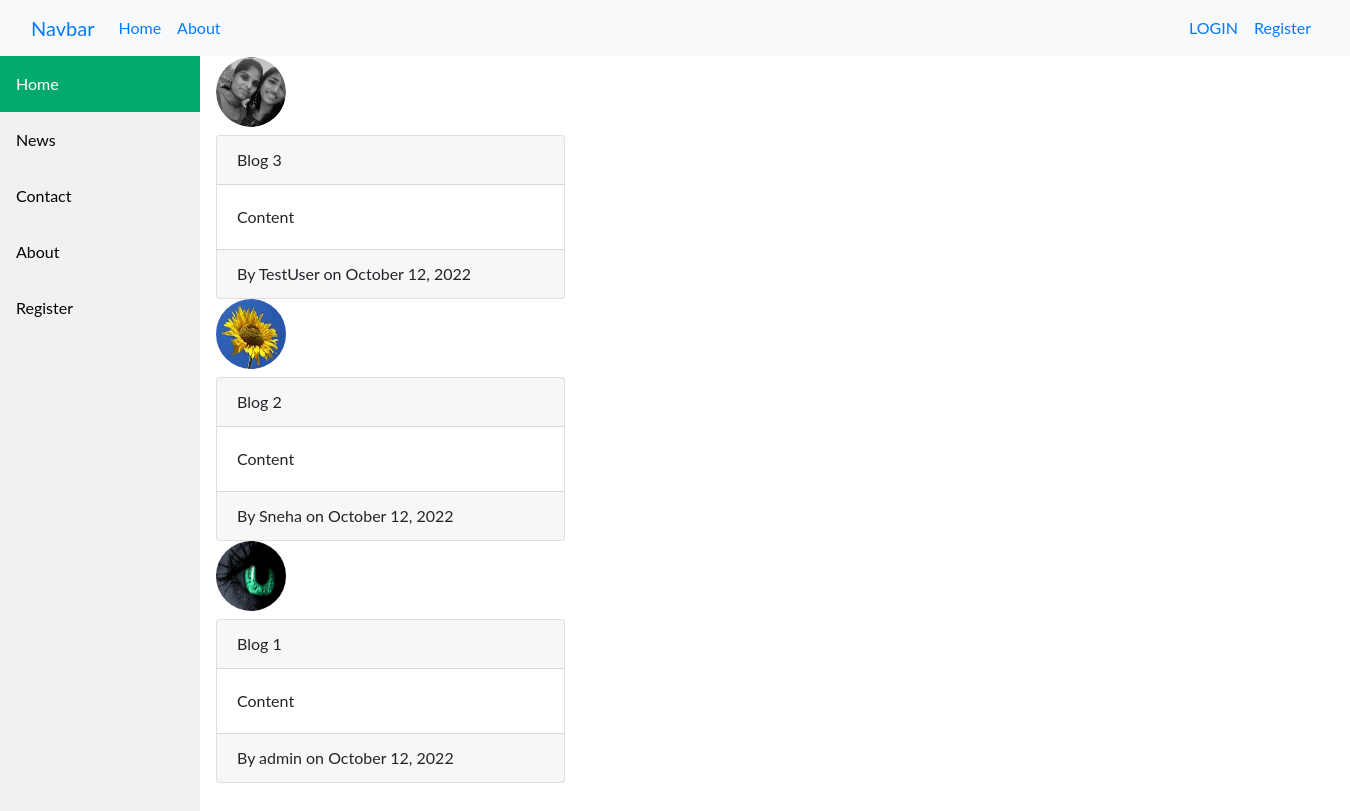
The page / on the database its author committed.
### blog/models.py (models this page shows, shortened)
class Post(models.Model):
    title=models.CharField(max_length=100)
    content=models.TextField()
    date_posted=models.DateTimeField(default=timezone.now)
    Author=models.ForeignKey(User,on_delete=models.CASCADE)

### users/models.py (models this page shows, shortened)
class Profile(models.Model):
    user=models.OneToOneField(User,on_delete=models.CASCADE)
    image=models.ImageField(default='default.jpg',upload_to='profile_pics')

### blog/views.py (the view)
# urls.py: path('' ,views.BlogListView.as_view(),name='blog'),
class BlogListView(ListView):
    model = Post
    template_name='blog/home.html' #by default 'post_list.html'
    context_object_name='posts'
    ordering=['-title']

### blog/templates/blog/home.html
{% extends "blog/base.html" %}
{% block content %}
    {% for post in posts %}
    <img class="rounded-circle article-img" width="70" height="70" src="{{ post.Author.profile.image.url }}">
    <div class="row mt-2">
  <div class="col-md-4">
    <div class="card">
        <div class="card-header">{{post.title}}</div>
        <div class="card-body">Content</div>
        <div class="card-footer">By {{post.Author}} on {{post.date_posted|date:"F d, Y"}}</div>
      </div>
  </div>
</div>
    {% endfor %}
{% endblock content %}

### blog/templates/blog/base.html (shortened to what this page needs)
{% load static %}
<!DOCTYPE html>
<html lang="en">
<head>
    <link rel="stylesheet" href="https://cdn.jsdelivr.net/npm/bootstrap@4.0.0/dist/css/bootstrap.min.css">
</head>
<body>
    <nav class="navbar navbar-expand-lg bg-light">
        <div class="container-fluid">
          <a class="navbar-brand" href="#">Navbar</a>
          <div class="collapse navbar-collapse" id="navbarNav">
            <ul class="navbar-nav">
              <li class="nav-item">
                <a class="nav-link active" aria-current="page" href="{% url 'blog' %}">Home</a>
              </li>
              <li class="nav-item">
                <a class="nav-link" href="{% url 'blog_about' %}">About</a>
              </li>
            </ul>
            <ul class=" nav-item nav navbar-nav navbar-nav ml-auto">
              {% if user.is_authenticated %}
              <a class="nav-link" href="{% url 'profile' %}">profile</a>
              <a class="nav-link" href="{% url 'logout' %}">Logout</a>
              {% else %}
              <li class="nav-item">
                <a class="nav-link" href="{% url 'login' %}">LOGIN</a>
              </li>
              <li class="nav-item">
                <a class="nav-link" href="{% url 'user_register' %}">Register</a>
              </li>
              {% endif %}
            </ul>
          </div>
        </div>
      </nav>
      <aside>
        <div class="sidebar">
          <a class="active" href="#home">Home</a>
          <a href="#news">News</a>
          <a href="#contact">Contact</a>
          <a href="#about">About</a>
          <a href="{% url 'user_register' %}">Register</a>
        </div>
      </aside>
    <div class="container content">
 {% block content %} {% endblock %}
</div>
    </body>
</html>

### blog/templates/blog/base.html (style rules this page uses)
body { margin: 0; font-family: "Lato", sans-serif; }
.sidebar { margin: 0; padding: 0; width: 200px; background-color: #f1f1f1; position: fixed; height: 100%; overflow: auto; }
.sidebar a { display: block; color: black; padding: 16px; text-decoration: none; }
.sidebar a.active { background-color: #04AA6D; color: white; }
div.content { margin-left: 200px; padding: 1px 16px; height: 1000px; }

### rows shown on the page
Post: Author.profile.image (picture), title "Blog 3", Author "TestUser", date_posted "October 12, 2022"
Post: Author.profile.image (placeholder picture), title "Blog 2", Author "Sneha", date_posted "October 12, 2022"
Post: Author.profile.image (picture), title "Blog 1", Author "admin", date_posted "October 12, 2022"
